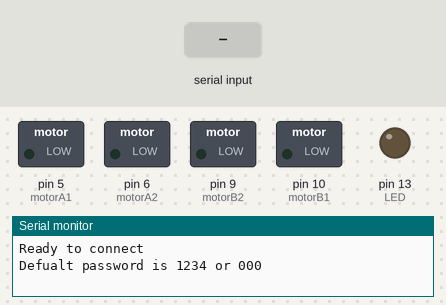
Recording of a sketch running on a simulated Arduino Uno, built with avr-gcc and run on an emulated ATmega328P. Shown: switched loads named in the sketch (green lamp = pin HIGH), output pins drawn as LEDs (lit = HIGH), the last lines printed to the serial monitor. The test bench sets the inputs (shaded band).

Above: at 1.2 s.
1.3 s: "F" received over the second serial link
At 2.5 s:
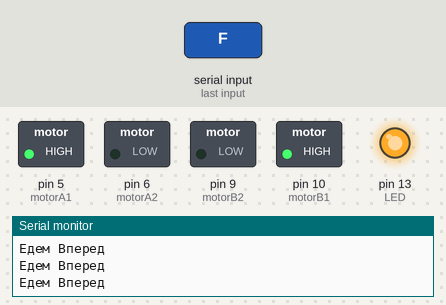
2.8 s: "B" received over the second serial link
At 4.0 s:
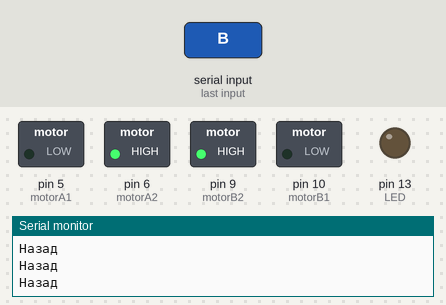
4.3 s: "L" received over the second serial link
At 5.5 s:
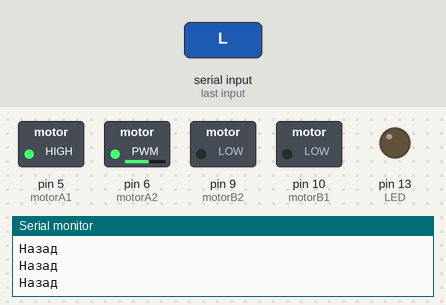
5.8 s: "R" received over the second serial link
At 6.5 s:
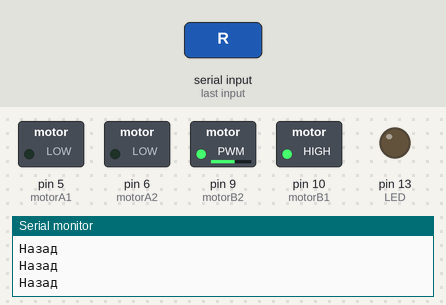
7.3 s: "B" received over the second serial link
At 8.1 s:
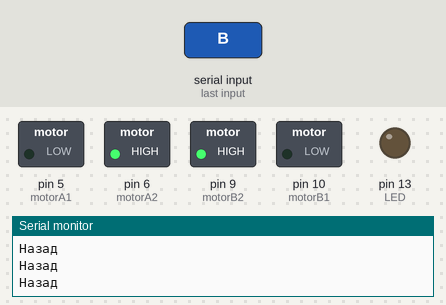
Timing chart, 0 to 9.8 s (numbered marks = the images above; inputs shaded):
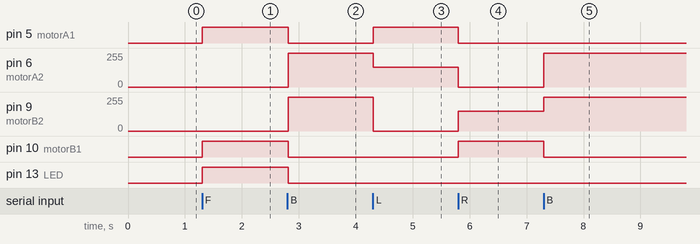

Measured:
- after the input at 1.3 s, pin 5 (motorA1), pin 10 (motorB1), pin 13 (LED): LOW → HIGH at once
- after the input at 2.8 s, pin 5 (motorA1), pin 10 (motorB1), pin 13 (LED): HIGH → LOW at once; pin 6 (motorA2), pin 9 (motorB2): 0/255 → 255/255 at once
- after the input at 4.3 s, pin 5 (motorA1): LOW → HIGH at once; pin 6 (motorA2): 255/255 → 150/255 at once; pin 9 (motorB2): 255/255 → 0/255 at once
- after the input at 5.8 s, pin 5 (motorA1): HIGH → LOW at once; pin 6 (motorA2): 150/255 → 0/255 at once; pin 9 (motorB2): 0/255 → 150/255 at once; pin 10 (motorB1): LOW → HIGH at once
- after the input at 7.3 s, pin 6 (motorA2): 0/255 → 255/255 at once; pin 9 (motorB2): 150/255 → 255/255 at once; pin 10 (motorB1): HIGH → LOW at once

The sketch:

003_ArduCar_Blue_Tel.ino
```cpp
/*Автор-ССС
Проверка управления машинки простыми командами с блютуза.
Программа создана только для того чтоб проверить
правильност подклюяения моторов и проверить оборудование,
принятие команд с блютуза и тд...
Оборудование:
  Ардуино уно
  Модуль НС-06 или НС-05
  Драйвер моторов+моторы

***
Нужно добавить хож по поковым полуосям.

*
HC05 - Bluetooth AT-Command mode
modified on 10 Feb 2019
by Saeed Hosseini
https://electropeak.com/learn/
*/
//L298N Драйвер двигателей
  const int motorA1  = 5;  // L298N'in IN3
  const int motorA2  = 6;  // L298N'in IN1
  const int motorB1  = 10; // L298N'in IN2
  const int motorB2  = 9;  // L298N'in IN4

int i=0; //Случайная переменная, назначенная циклам
  int j=0; //Случайная переменная, назначенная циклам
  int state; //Переменная сигнала от устройства Bluetooth
  int vSpeed=255;  // Стандартная скорость может принимать значение от 0-255

#include <SoftwareSerial.h>
SoftwareSerial MyBlue(2, 3); // RX | TX
int flag = 0;
int LED = 13;

void setup() //******************************************************
{
// Давайте откроем последовательный порт со скоростью 9600
 Serial.begin(9600);
 Serial.println("Ready to connect\nDefualt password is 1234 or 000");

//Софтварный компорт для блютуза
 MyBlue.begin(9600);
//лед на плате Ардуино
 pinMode(LED, OUTPUT);
// Давайте определим наши контакты
 pinMode(motorA1, OUTPUT);
 pinMode(motorA2, OUTPUT);
 pinMode(motorB1, OUTPUT);
 pinMode(motorB2, OUTPUT);
}

void loop() //******************************************************
{
 if (MyBlue.available())
   flag = MyBlue.read();

// 4 уровня скорости, которые можно регулировать из приложения.(Значения должны быть между 0-255)
    if (flag == '0'){
      vSpeed=0;}
    else if (flag == '1'){
      vSpeed=100;}
    else if (flag == '2'){
      vSpeed=180;}
    else if (flag == '3'){
      vSpeed=200;}
    else if (flag == '4'){
      vSpeed=255;}

 //ВПЕРЕД! Если входяшие данные 'F'- едем вперед
 if (flag == 'F')
 {
  //управление моторами
  analogWrite(motorA1, vSpeed); analogWrite(motorA2, 0);
  analogWrite(motorB1, vSpeed); analogWrite(motorB2, 0);
  //выводим отладочную информацию
  digitalWrite(LED, HIGH);         //Управляем светодиодом. Он/ОФФ
  Serial.println("Едем Вперед");   //Пихаем данные в хардверный компорт
  MyBlue.println("Едем Вперед");   //Пихаем данные в блютуз
 }

//НАЗАД! Если входяшие данные 'B'- едем назад
 else if (flag == 'B')
 {
  //управление моторами
  analogWrite(motorA1, 0);  analogWrite(motorA2, vSpeed);
  analogWrite(motorB1, 0);  analogWrite(motorB2, vSpeed);
  //выводим отладочную информацию
  digitalWrite(LED, LOW);      //Управляем светодиодом. Он/ОФФ
  Serial.println("Назад");     //Пихаем данные в хардверный компорт
  MyBlue.println("Назад");     //Пихаем данные в блютуз
 }//end else IF

//STOP! Если входяшие данные 'S'- останавливаемся
 else if (flag == 'S')
 {
  //управление моторами
  analogWrite(motorA1, 0);  analogWrite(motorA2, 0);
  analogWrite(motorB1, 0);  analogWrite(motorB2, 0);
  //выводим отладочную информацию
  digitalWrite(LED, LOW);          //Управляем светодиодом. Он/ОФФ
  Serial.println("Остановка");     //Пихаем данные в хардверный компорт
  MyBlue.println("Остановка");     //Пихаем данные в блютуз
 }//end else IF

//ВЛЕВО***************************Sol*****************************/
  //Если входящие данные 'L' автомобиль идет влево.
    else if (flag == 'L') {
      analogWrite(motorA1, vSpeed);   analogWrite(motorA2, 150);
        analogWrite(motorB1, 0); analogWrite(motorB2, 0);
    }
  //ВПАРВО***************************Sağ*****************************/
  //Если входящие данные 'R' автомобиль идет вправо
    else if (flag == 'R') {
      analogWrite(motorA1, 0);   analogWrite(motorA2, 0);
        analogWrite(motorB1, vSpeed);   analogWrite(motorB2, 150);
    }

/**********************İleri Sol************************/
  //Автомобиль идет вперед влево(по диагонали), если входящие данные " G.
    else if (flag == 'G') {
      analogWrite(motorA1,vSpeed ); analogWrite(motorA2, 0);
        analogWrite(motorB1, 64);    analogWrite(motorB2, 0);
    }
  /**********************İleri Sağ************************/
  //Если входящие данные' I ' автомобиль идет вперед вправо(по диагонали).
    else if (flag == 'I') {
        analogWrite(motorA1, 64); analogWrite(motorA2, 0);
        analogWrite(motorB1, vSpeed);      analogWrite(motorB2, 0);
    }

/**********************Geri Sol************************/
  //Если данные из ' H ' автомобиль возвращается влево(по диагонали)
    else if (flag == 'H') {
      analogWrite(motorA1, 0);   analogWrite(motorA2, 64);
        analogWrite(motorB1, 0); analogWrite(motorB2, vSpeed);
    }
  /**********************Geri Sağ************************/
  //Если входящие данные 'J' автомобиль возвращается вправо(по диагонали)
    else if (flag == 'J') {
      analogWrite(motorA1, 0);   analogWrite(motorA2, vSpeed);
        analogWrite(motorB1, 0);   analogWrite(motorB2, 64);
    }

}//end IF
```
